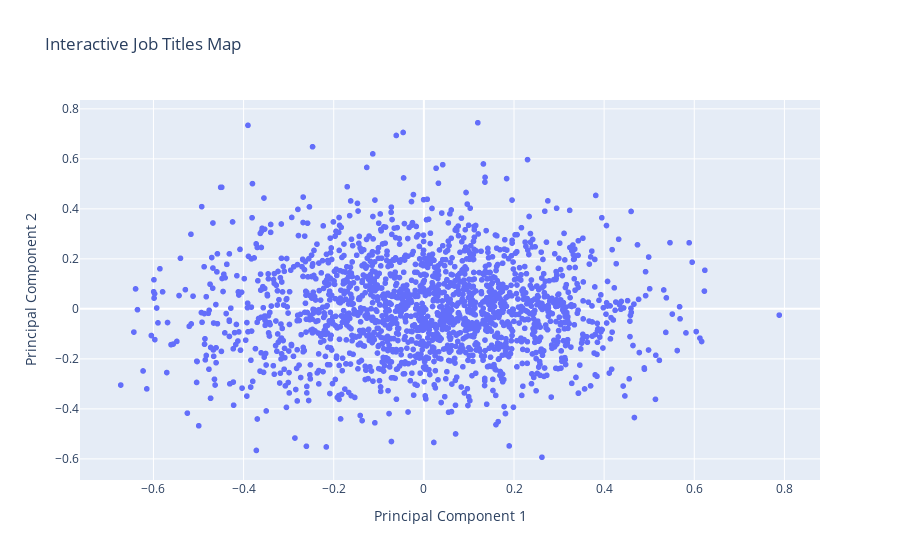

Source (notebook cell):
### Code cell
import plotly.express as px

fig = px.scatter(jobs_df, x='pc1', y='pc2', hover_name='job_title_clean',
                 title='Interactive Map of Job Titles',
                 labels={'pc1': 'Principal Component 1', 'pc2': 'Principal Component 2'})

# Update layout to improve the appearance
fig.update_layout(title='Interactive Job Titles Map',
                  xaxis_title='Principal Component 1',
                  yaxis_title='Principal Component 2',
                  hovermode='closest')

# Show the plot
fig.show()

### Figure 1 — Plotly figure (JSON) as saved in the notebook; plotly's stock layout.template omitted (floating-point values rounded to 4 significant figures; data arrays with more than 128 entries replaced by an {"elided": "..."} marker saying what was removed)
{"data": [{"hovertemplate": "<b>%{hovertext}</b><br><br>Principal Component 1=%{x}<br>Principal Component 2=%{y}<extra></extra>", "hovertext": {"elided": "1878 str values"}, "legendgroup": "", "marker": {"color": "#636efa", "symbol": "circle"}, "mode": "markers", "name": "", "showlegend": false, "type": "scattergl", "x": {"elided": "1878 float values"}, "xaxis": "x", "y": {"elided": "1878 float values"}, "yaxis": "y"}], "layout": {"hovermode": "closest", "legend": {"tracegroupgap": 0}, "title": {"text": "Interactive Job Titles Map"}, "xaxis": {"anchor": "y", "domain": [0, 1], "title": {"text": "Principal Component 1"}}, "yaxis": {"anchor": "x", "domain": [0, 1], "title": {"text": "Principal Component 2"}}}}
